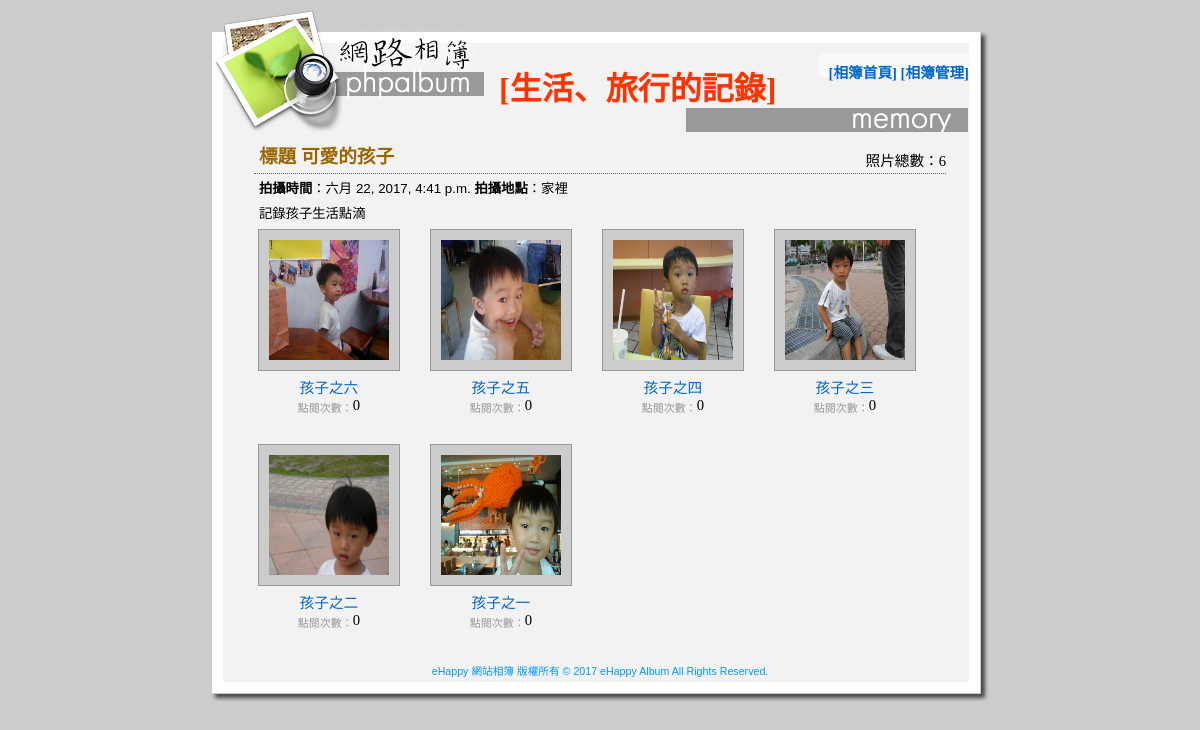
The app's page /albumshow/1/ with its own data.
### albumapp/models.py (models this page shows, shortened)
class PhotoModel(models.Model):
    palbum = models.ForeignKey('AlbumModel', on_delete=models.CASCADE)
    psubject = models.CharField(max_length=100, null=False)
    pdate = models.DateTimeField(auto_now=True)
    purl = models.CharField(max_length=100, null=False)
    phit = models.IntegerField(default=0)

class AlbumModel(models.Model):
    adate = models.DateTimeField(auto_now=True)
    alocation = models.CharField(max_length=200, blank=True, default='')
    atitle = models.CharField(max_length=100, null=False)
    adesc = models.TextField(blank=True, default='')

### albumapp/views.py (the view)
# urls.py: path('albumshow/<int:albumid>/', views.albumshow),
def albumshow(request, albumid=None):  #顯示相簿
	album = albumid  #以區域變數傳送給html
	photos = models.PhotoModel.objects.filter(palbum__id=album).order_by('-id')  #讀取所有相片
	monophoto = photos[0]  #第1張相片
	totalphoto = len(photos)  #相片總數
	return render(request, "albumshow.html", locals())

### templates/albumshow.html
{% extends "base.html" %}
{% load static %}
{% block content %}
  <div class="subjectDiv"> 標題 {{monophoto.palbum.atitle}}</div>
    <div class="actionDiv">照片總數：{{totalphoto}} </div>
    <div class="normalDiv">
      <p><strong>拍攝時間</strong>：{{monophoto.palbum.adate}}
        <strong>拍攝地點</strong>：{{monophoto.palbum.alocation}}</p>
      <p>{{monophoto.palbum.adesc}}</p>
    </div>
    {% for photo in photos %}
      <div class="albumDiv">
        <div class="picDiv"><a href="/albumphoto/{{photo.id}}/{{album}}/"><img src="/media/{{photo.purl}}" width="120" height="120" border="0" /></a></a></div>
        <div class="albuminfo"><a href="/albumphoto/{{photo.id}}/{{album}}/">{{photo.psubject}}</a><br />
          <span class="smalltext">點閱次數：</span>{{photo.phit}}</div>
      </div>
    {% endfor %}
{% endblock %}

### templates/base.html (shortened to what this page needs)
<!DOCTYPE html>
<html>
<head>
	{% load static %}
	<link href="{% static "css/style.css" %}" rel="stylesheet" type="text/css" />
</head>
<body bgcolor="#cccccc">
	<table width="778" border="0" align="center" cellpadding="0" cellspacing="0">
	  <tr>
		<td height="124" valign="top" background="{% static "images/album_r1_c1.jpg" %}">
		  <div class="titleDiv"> [生活、旅行的記錄]<br /></div>
		  <div class="menulink">
			<a href="/index/">[相簿首頁]</a>
			<a href="/login/">[相簿管理]</a>
		  </div>
		</td>
	  </tr>
	  <tr>
		<td background="{% static "images/album_r2_c1.jpg" %}">
		  <div id="mainRegion">
			  <table width="90%" border="0" align="center" cellpadding="4" cellspacing="0">
				<tr>
				   <td>
					 {% block content %}{% endblock %}
				  </td>
			   </tr>
			  </table>
			</div>
		  </td>
	  </tr>
	  <tr>
		<td align="center" background="{% static "images/album_r2_c1.jpg" %}" class="trademark">eHappy 網站相簿&nbsp;版權所有 &copy; 2017&nbsp;eHappy Album All Rights Reserved. </td>
	  </tr>
	  <tr>
		<td><img name="album_r4_c1" src="{% static "images/album_r4_c1.jpg" %}" width="778" height="24" border="0" id="album_r4_c1" alt="" /></td>
	  </tr>
	</table>
</body>
</html>

### static/css/style.css (style rules this page uses)
#mainRegion p { font-family: Verdana, Arial, Helvetica, sans-serif; font-size: 10pt; line-height: 20px; margin-top: 0px; margin-bottom: 5px; }
#mainRegion .smalltext { font-size: 11px; color: #999999; vertical-align: middle; }
#mainRegion .actionDiv { float: right; margin-top: -30px; font-size: 11pt; font-family: "微軟正黑體"; }
.titleDiv { padding-left: 288px; padding-top: 55px; font-family: "微軟正黑體"; font-size: 24pt; font-weight: bolder; color: #FF3300; }
.menulink { float: right; margin-top: -48px; margin-right: 20px; font-family: "微軟正黑體"; font-size: 11pt; font-weight: bold; }
a { text-decoration: none; }
a:link { color: #0066CC; }
.trademark { font-family: Verdana, Arial, Helvetica, sans-serif; font-size: 8pt; color: #0099FF; }
#mainRegion .picDiv { padding: 10px; background-color: #CCCCCC; height: 120px; width: 120px; border: 1px solid #999999; margin-right: auto; margin-left: auto; margin-bottom: 5px; }
#mainRegion .albumDiv { float: left; height: 210px; width: 150px; text-align: center; margin-right: 22px; margin-bottom: 5px; }
#mainRegion .albumDiv .albuminfo { font-family: "微軟正黑體"; font-size: 11pt; }
#mainRegion .normalDiv { clear: both; margin: 5px; }
#mainRegion .subjectDiv { font-family: "微軟正黑體"; font-size: 14pt; font-weight: bold; color: #996600; padding: 5px; clear: both; border-bottom-width: 1px; border-bottom-style: dotted; border-bottom-color: #666666; margin-bottom: 5px; }

### records on screen
PhotoModel: palbum.atitle "可愛的孩子", palbum.adate "六月 22, 2017, 4:41 p.m.", palbum.alocation "家裡", palbum.adesc "記錄孩子生活點滴", purl (picture), psubject "孩子之六", phit "0"
PhotoModel: purl (picture), psubject "孩子之五", phit "0"
PhotoModel: purl (picture), psubject "孩子之四", phit "0"
PhotoModel: purl (picture), psubject "孩子之三", phit "0"
PhotoModel: purl (picture), psubject "孩子之二", phit "0"
PhotoModel: purl (picture), psubject "孩子之一", phit "0"

### other values on screen
{{ totalphoto }} "6"
